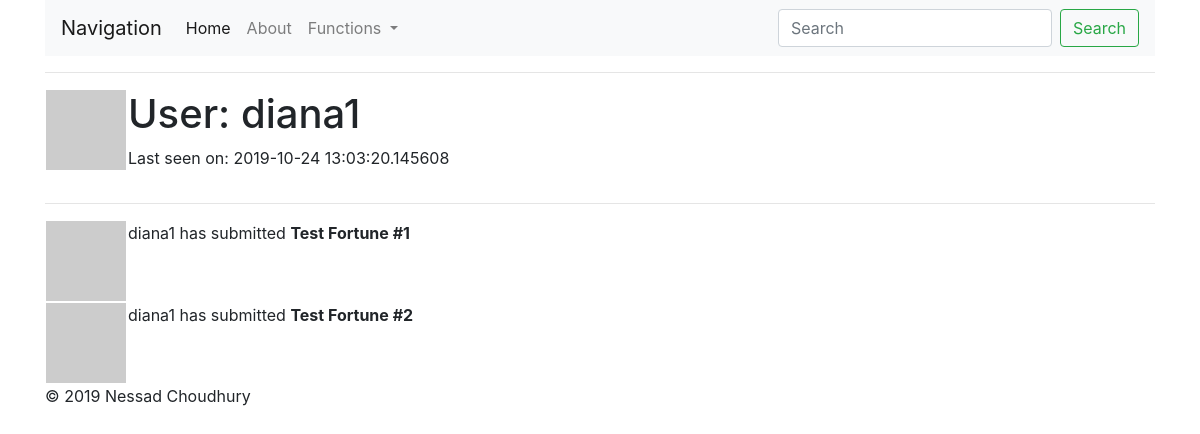
Screenshot of /user/diana1 (signed in) with the database file from the repository.
### fortunesite/models.py (models this page shows, shortened)
class User(UserMixin, db.Model):
    id = db.Column(db.Integer, primary_key=True)
    username = db.Column(db.String(64), index=True, unique=True,
                         nullable=False)
    email = db.Column(db.String(120), index=True, unique=True, nullable=False)
    password_hash = db.Column(db.String(128), nullable=False)
    fortunes = db.relationship('Fortune', backref='author', lazy=True)
    about_me = db.Column(db.String(140))
    last_seen = db.Column(db.DateTime, default=datetime.utcnow)
    def avatar(self, size):
        digest = md5(self.email.lower().encode('utf-8')).hexdigest()
        return 'https://www.gravatar.com/avatar/{}?d=identicon&s={}'.format(
            digest, size)

### fortunesite/routes.py (the view)
@app.route('/user/<username>')
@login_required
def user(username):
    user = User.query.filter_by(username=username).first_or_404()
    fortunes = [
        {'author': user, 'body': 'Test Fortune #1'},
        {'author': user, 'body': 'Test Fortune #2'}
    ]
    return render_template('user.html', user=user, fortunes=fortunes)

### fortunesite/models.py (called while the page is built)
@login.user_loader
def load_user(id):
    return User.query.get(int(id))

### fortunesite/routes.py (called while the page is built)
@app.before_request
def before_request():
    if current_user.is_authenticated:
        current_user.last_seen = datetime.utcnow()
        db.session.commit()

### fortunesite/templates/user.html (shortened to what this page needs)
{% extends "layout.html" %}
{% block body %}
    <table>
        <tr valign='top'>
            <td><img src= "{{ user.avatar(128) }}"></td>
            <td>
                <h1>User: {{ user.username }}</h1>
                {% if user.last_seen %}<p>Last seen on: {{ user.last_seen }}</p>{% endif %}
            </td>
        </tr>
    </table>
    <hr>
    {% for fortune in fortunes %}
        {% include '_fortune.html' %}
    {% endfor %}
{% endblock %}

### fortunesite/templates/_fortune.html
<table>
    <tr valign="top">
        <td><img src="{{ fortune.author.avatar(36) }}"></td>
        <td>{{ fortune.author.username }} has submitted <b>{{ fortune.body }}</b></td>
    </tr>
</table>

### rows the page displays
User: username "diana1", last_seen "2019-10-24 13:03:20.145608", author.username "diana1" "diana1"

### other values shown
{{ fortune.body }} "Test Fortune #1" "Test Fortune #2"
